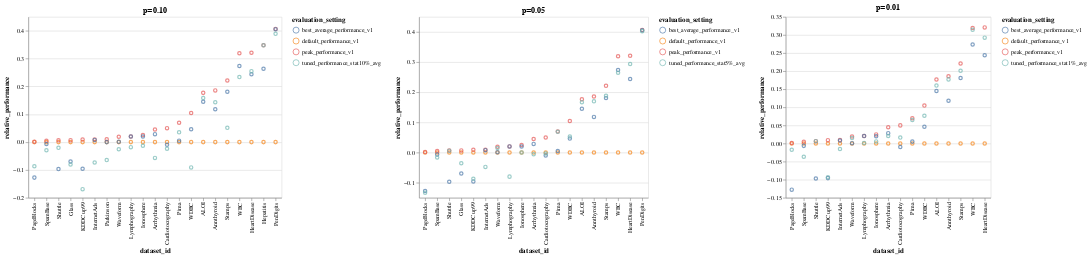

The code cell stored with this chart in its notebook:
### Markdown cell above
## Compare averages fixed

### Code cell
evaluation_settings = ['default_performance_v1', 'peak_performance_v1', 'best_average_performance_v1', 'tuned_performance_stat10%_avg']
schart10, sdf10= compare_evaluation_settings_chart_default_as_reference_absolute(processed_path, evaluation_settings, 'contamination5', "LOF", default_reference = 'default_performance_v1', tuned_reference = 'peak_performance_v1')
evaluation_settings = ['default_performance_v1', 'peak_performance_v1', 'best_average_performance_v1', 'tuned_performance_stat5%_avg']
schart5, sdf5 = compare_evaluation_settings_chart_default_as_reference_absolute(processed_path, evaluation_settings, 'contamination5', "LOF", default_reference = 'default_performance_v1', tuned_reference = 'peak_performance_v1')
evaluation_settings = ['default_performance_v1', 'peak_performance_v1', 'best_average_performance_v1', 'tuned_performance_stat1%_avg']
schart1, sdf1 = compare_evaluation_settings_chart_default_as_reference_absolute(processed_path, evaluation_settings, 'contamination5', "LOF", default_reference = 'default_performance_v1', tuned_reference = 'peak_performance_v1')
(schart10.properties(title = 'p=0.10') | schart5.properties(title = 'p=0.05')|schart1.properties(title = 'p=0.01')).resolve_scale(color = 'independent')
